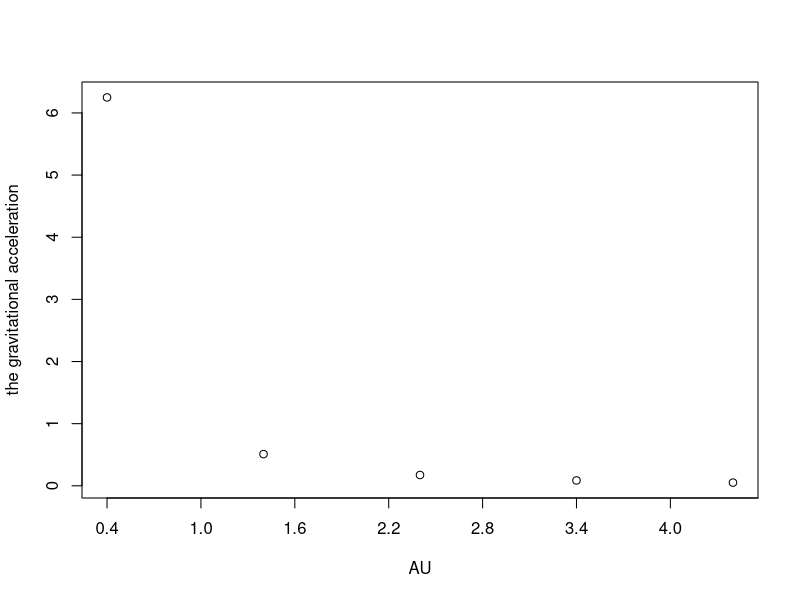
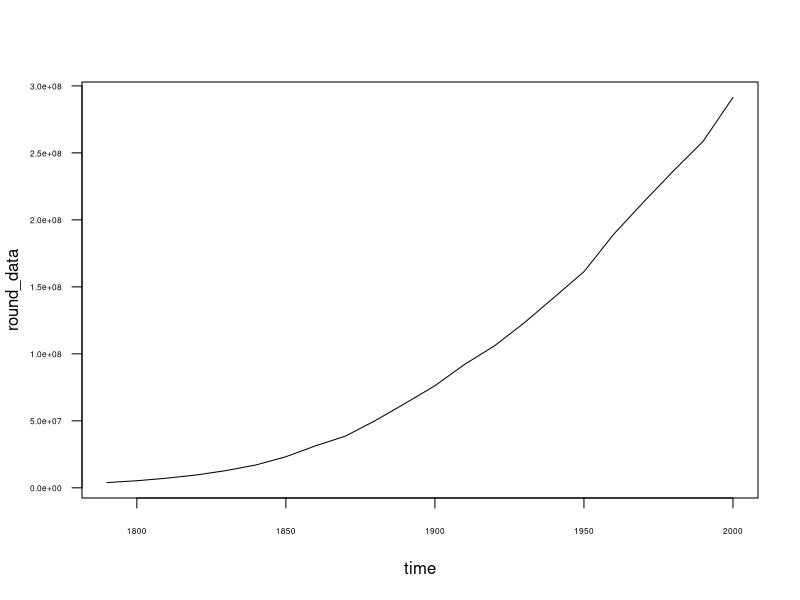
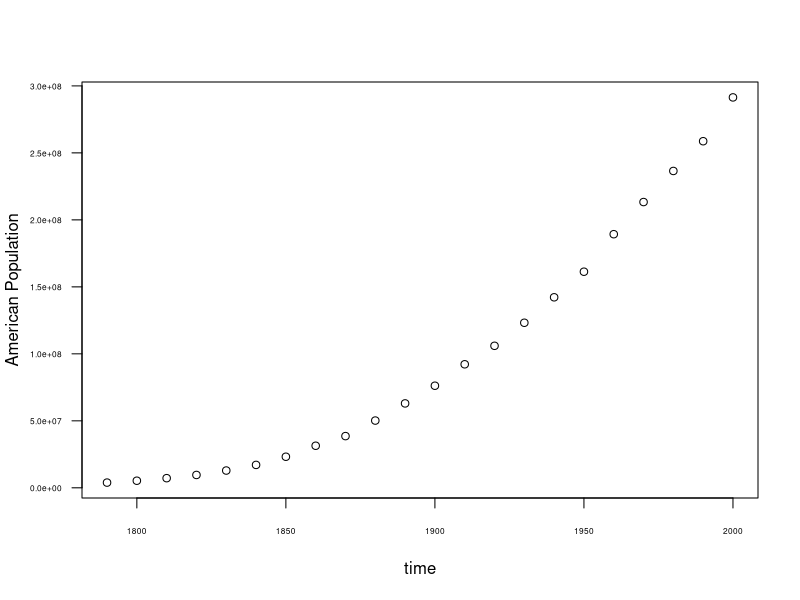
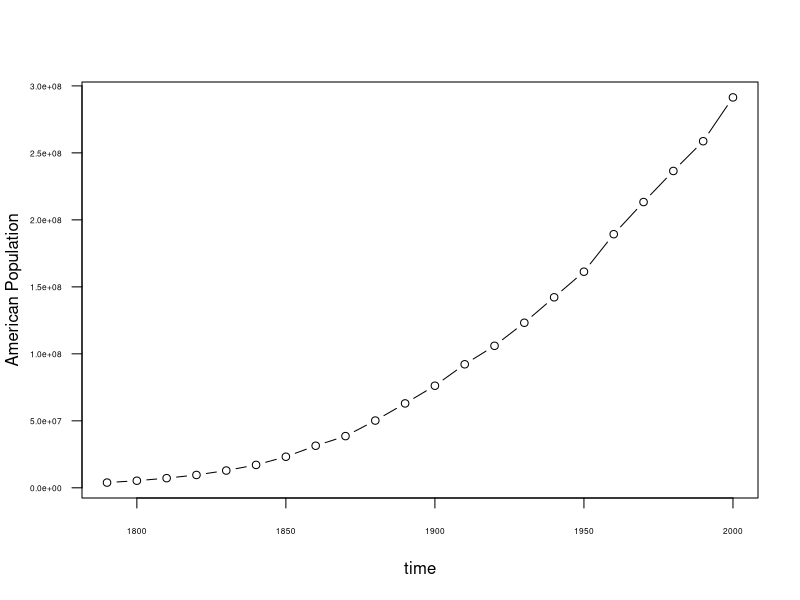
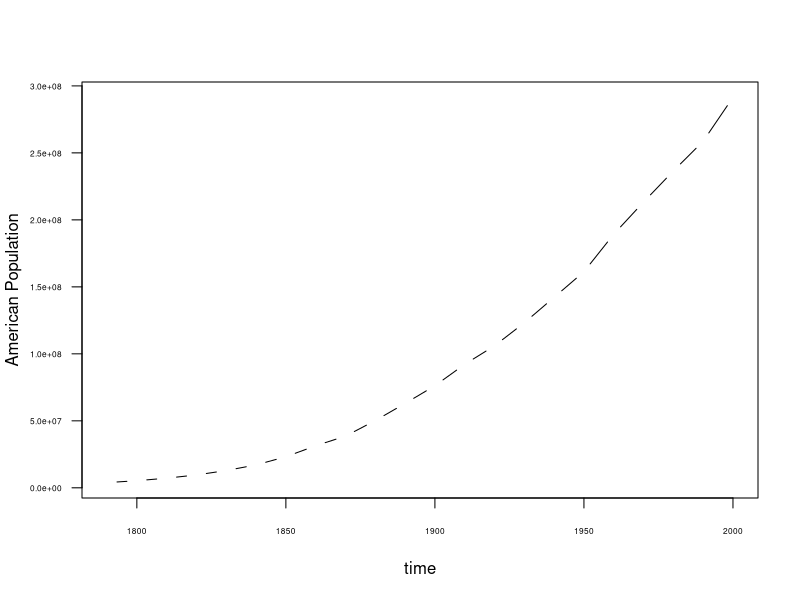
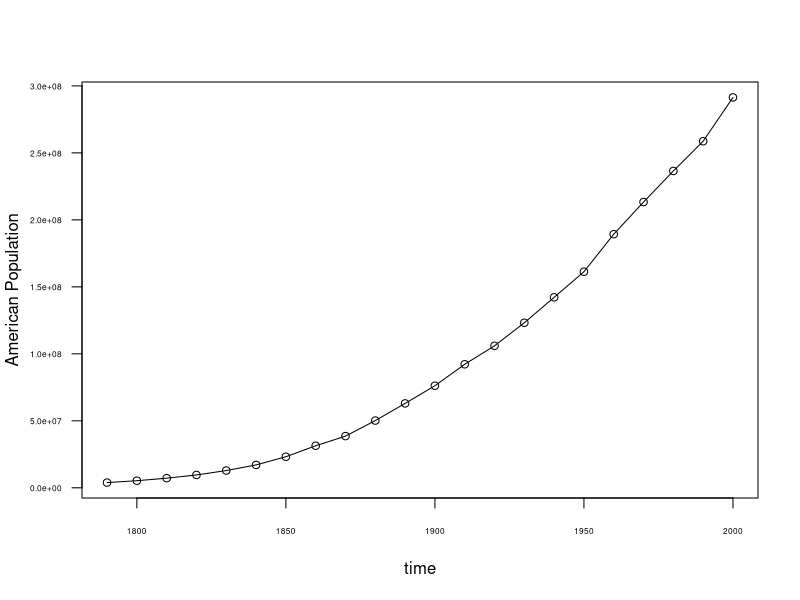
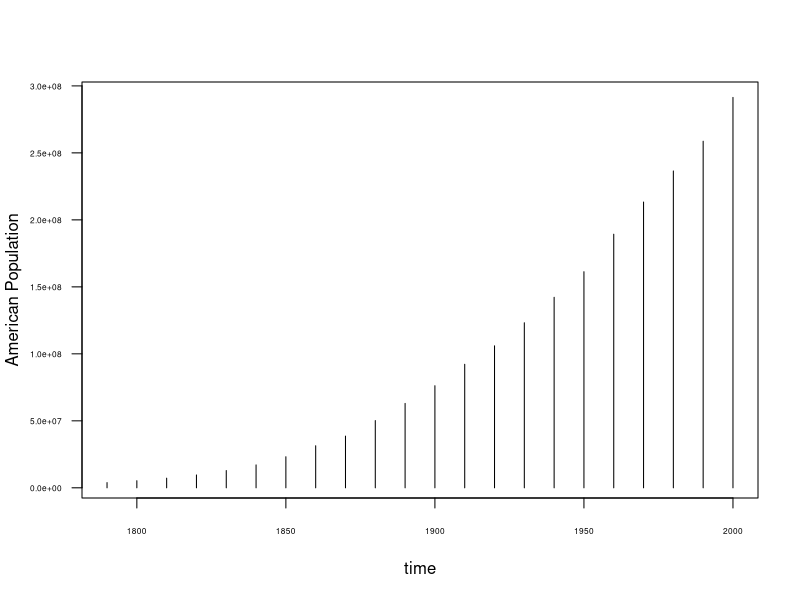

R code for these plots, in order:
## ---- chunk 1
knitr::opts_chunk$set(
    echo = TRUE,
    warning = FALSE,
    message = FALSE)
## ---- chunk 2
Mercury <- 1 / (0.39)^2
Venus <- 1 / (0.723)^2
Mars <- 1 / (1.524)^2
Jupiter <- 1 / (5.203)^2
Saturn <- 1 / (9.539)^2
Uranus <- 1 / (19.18)^2
Neptune <- 1 / (30.06)^2
Pluto <- 1 / (39.53)^2
a <- c(Mercury, Venus, Mars, Jupiter, Saturn, Uranus, Neptune, Pluto)
# the gravitational accelerations at each of the planets’ average distances from the sun
print(a)
## ---- chunk 3
r <- 0.4:5.2
a <- 1 / r^2
plot(r, a, xlab="AU", ylab="the gravitational acceleration",
    xaxp = c(0.4, 5.2, 8))
# if the distance = 0, the sun's gravity becomes 0, 
# indirectly meaning it escaped entirely.
## ---- chunk 4
library("plyr")

data <- c(3929214, 5308483, 7239881, 9638453, 12860702, 17063353, 23191876, 31443321, 38558371, 50189209,
            62979766, 76212168, 92228496, 106021537, 123202624, 142164569, 161325798, 189323175, 213302031,
            236542199, 258709873, 291421906
        )
time <- seq(1790, 2000, 10)
round_data <- round_any(data, 100000)
# The line plot of of the U.S. population vs time
plot(time, round_data, type = "l", las = 1, cex.axis = 0.5)

# Compare with the different graph types
plot(time, round_data, type = "p",
    ylab = "American Population", las = 1, cex.axis = 0.5)
plot(time, round_data, type = "b",
    ylab = "American Population", las = 1, cex.axis = 0.5)
plot(time, round_data, type = "c",
    ylab = "American Population", las = 1, cex.axis = 0.5)
plot(time, round_data, type = "o",
    ylab = "American Population", las = 1, cex.axis = 0.5)
plot(time, round_data, type = "h",
    ylab = "American Population", las = 1, cex.axis = 0.5)
## ---- chunk 5
# The type "l" graph emphasizes a transition over time period.
    # In this problem, we want to know about the transition so I assume
    # that this type is the optimal.
# The type "p" graph emphasizes each data point over a transition.
    # If we want to pay attention to each data. This type can be an option.
# The type "b" graph is a hybrid of type "l" and "p".
    # We can see the smooth transition while we can understand each point.
# The type "c" graph shows the data point with different design.
    # We would use this type graph when we want to display multiple graphs
    # in the same plot in order to make distinct from other graph.
# The type "o" graph is similar to type "b" and has a similar effect as well.
# The type "h" graph is useful when we want to display the vertical lines.
    # If we want to display a negative value in the plot, it would be this type to use.
